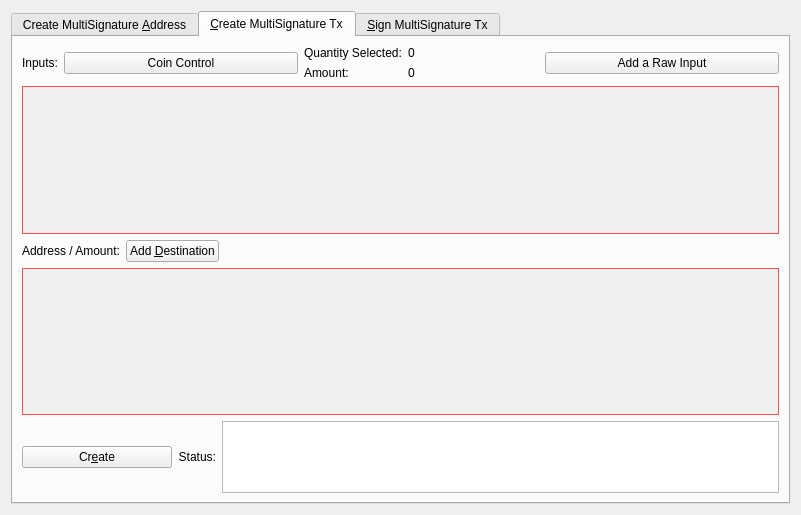
<?xml version="1.0" encoding="UTF-8"?>
<ui version="4.0">
 <class>MultisigDialog</class>
 <widget class="QDialog" name="MultisigDialog">
  <property name="geometry">
   <rect>
    <x>0</x>
    <y>0</y>
    <width>801</width>
    <height>515</height>
   </rect>
  </property>
  <property name="sizePolicy">
   <sizepolicy hsizetype="Fixed" vsizetype="Fixed">
    <horstretch>0</horstretch>
    <verstretch>0</verstretch>
   </sizepolicy>
  </property>
  <property name="windowTitle">
   <string>Multisignature Address Interactions</string>
  </property>
  <layout class="QVBoxLayout" name="verticalLayout_8">
   <item>
    <widget class="QTabWidget" name="multisigTabWidget">
     <property name="styleSheet">
      <string notr="true">QScrollArea{border: 1px solid #ff4e4e;}</string>
     </property>
     <property name="currentIndex">
      <number>1</number>
     </property>
     <widget class="QWidget" name="addMultisigTab">
      <property name="sizePolicy">
       <sizepolicy hsizetype="Minimum" vsizetype="Minimum">
        <horstretch>0</horstretch>
        <verstretch>0</verstretch>
       </sizepolicy>
      </property>
      <attribute name="title">
       <string>Create MultiSignature &amp;Address</string>
      </attribute>
      <layout class="QVBoxLayout" name="verticalLayout">
       <item>
        <layout class="QHBoxLayout" name="enterMLayout">
         <item>
          <widget class="QSpinBox" name="enterMSpinbox">
           <property name="sizePolicy">
            <sizepolicy hsizetype="Fixed" vsizetype="Fixed">
             <horstretch>0</horstretch>
             <verstretch>0</verstretch>
            </sizepolicy>
           </property>
           <property name="toolTip">
            <string>How many people must sign to verify a transaction</string>
           </property>
           <property name="minimum">
            <number>1</number>
           </property>
           <property name="maximum">
            <number>15</number>
           </property>
           <property name="value">
            <number>1</number>
           </property>
          </widget>
         </item>
         <item>
          <widget class="QLabel" name="enterMLabel">
           <property name="text">
            <string>Enter the minimum number of signatures required to sign transactions</string>
           </property>
          </widget>
         </item>
        </layout>
       </item>
       <item>
        <layout class="QHBoxLayout" name="addressLabelLayout">
         <item>
          <widget class="QLabel" name="addressLableLabel">
           <property name="text">
            <string>Address Label:</string>
           </property>
          </widget>
         </item>
         <item>
          <widget class="QLineEdit" name="multisigAddressLabel"/>
         </item>
        </layout>
       </item>
       <item>
        <layout class="QHBoxLayout" name="addAddressLayout">
         <item>
          <widget class="QPushButton" name="addAddressButton">
           <property name="toolTip">
            <string>Add another address that could sign to verify a transaction from the multisig address.</string>
           </property>
           <property name="text">
            <string>&amp;Add Address / Key</string>
           </property>
           <property name="icon">
            <iconset resource="../tokugawa.qrc">
             <normaloff>:/icons/add</normaloff>:/icons/add</iconset>
           </property>
           <property name="autoDefault">
            <bool>false</bool>
           </property>
          </widget>
         </item>
         <item>
          <widget class="QLabel" name="addAddressLabel">
           <property name="sizePolicy">
            <sizepolicy hsizetype="Preferred" vsizetype="Fixed">
             <horstretch>0</horstretch>
             <verstretch>0</verstretch>
            </sizepolicy>
           </property>
           <property name="text">
            <string>Local addresses or public keys that can sign:</string>
           </property>
          </widget>
         </item>
         <item>
          <spacer name="addAddressSpacer_2">
           <property name="orientation">
            <enum>Qt::Horizontal</enum>
           </property>
           <property name="sizeHint" stdset="0">
            <size>
             <width>40</width>
             <height>10</height>
            </size>
           </property>
          </spacer>
         </item>
        </layout>
       </item>
       <item>
        <widget class="QScrollArea" name="addAddressScrollArea">
         <property name="sizePolicy">
          <sizepolicy hsizetype="Preferred" vsizetype="Expanding">
           <horstretch>0</horstretch>
           <verstretch>0</verstretch>
          </sizepolicy>
         </property>
         <property name="widgetResizable">
          <bool>true</bool>
         </property>
         <widget class="QWidget" name="addAddressWidget">
          <property name="geometry">
           <rect>
            <x>0</x>
            <y>0</y>
            <width>759</width>
            <height>166</height>
           </rect>
          </property>
          <layout class="QVBoxLayout" name="verticalLayout_5">
           <item>
            <layout class="QVBoxLayout" name="addressList"/>
           </item>
           <item>
            <spacer name="verticalSpacer">
             <property name="orientation">
              <enum>Qt::Vertical</enum>
             </property>
             <property name="sizeHint" stdset="0">
              <size>
               <width>20</width>
               <height>40</height>
              </size>
             </property>
            </spacer>
           </item>
          </layout>
         </widget>
        </widget>
       </item>
       <item>
        <layout class="QHBoxLayout" name="addMultisigLayout">
         <item>
          <widget class="QPushButton" name="addMultisigButton">
           <property name="sizePolicy">
            <sizepolicy hsizetype="Preferred" vsizetype="Fixed">
             <horstretch>0</horstretch>
             <verstretch>0</verstretch>
            </sizepolicy>
           </property>
           <property name="toolTip">
            <string>Create a new multisig address</string>
           </property>
           <property name="toolTipDuration">
            <number>-3</number>
           </property>
           <property name="text">
            <string>C&amp;reate</string>
           </property>
           <property name="icon">
            <iconset resource="../tokugawa.qrc">
             <normaloff>:/icons/filesave</normaloff>:/icons/filesave</iconset>
           </property>
           <property name="autoDefault">
            <bool>false</bool>
           </property>
          </widget>
         </item>
         <item>
          <widget class="QLabel" name="label">
           <property name="text">
            <string>Status:</string>
           </property>
          </widget>
         </item>
         <item>
          <widget class="QTextEdit" name="addMultisigStatus">
           <property name="sizePolicy">
            <sizepolicy hsizetype="Expanding" vsizetype="Fixed">
             <horstretch>0</horstretch>
             <verstretch>0</verstretch>
            </sizepolicy>
           </property>
           <property name="maximumSize">
            <size>
             <width>16777215</width>
             <height>75</height>
            </size>
           </property>
           <property name="readOnly">
            <bool>true</bool>
           </property>
           <property name="textInteractionFlags">
            <set>Qt::TextSelectableByKeyboard|Qt::TextSelectableByMouse</set>
           </property>
          </widget>
         </item>
        </layout>
       </item>
       <item>
        <widget class="QLabel" name="label_2">
         <property name="sizePolicy">
          <sizepolicy hsizetype="Preferred" vsizetype="Preferred">
           <horstretch>0</horstretch>
           <verstretch>0</verstretch>
          </sizepolicy>
         </property>
         <property name="text">
          <string>Use below to quickly import an address by its redeem. Don't forget to add a label before clicking import!
Keep in mind, the wallet will rescan the blockchain to find transactions containing the new address.
Please be patient after clicking import.</string>
         </property>
         <property name="scaledContents">
          <bool>false</bool>
         </property>
         <property name="wordWrap">
          <bool>true</bool>
         </property>
        </widget>
       </item>
       <item>
        <layout class="QHBoxLayout" name="importLayout">
         <item>
          <widget class="QPushButton" name="importAddressButton">
           <property name="sizePolicy">
            <sizepolicy hsizetype="Fixed" vsizetype="Fixed">
             <horstretch>0</horstretch>
             <verstretch>0</verstretch>
            </sizepolicy>
           </property>
           <property name="text">
            <string>&amp;Import Redeem</string>
           </property>
           <property name="icon">
            <iconset resource="../tokugawa.qrc">
             <normaloff>:/icons/receiving_addresses</normaloff>:/icons/receiving_addresses</iconset>
           </property>
          </widget>
         </item>
         <item>
          <widget class="QLineEdit" name="importRedeem">
           <property name="sizePolicy">
            <sizepolicy hsizetype="Preferred" vsizetype="Fixed">
             <horstretch>0</horstretch>
             <verstretch>0</verstretch>
            </sizepolicy>
           </property>
          </widget>
         </item>
        </layout>
       </item>
      </layout>
     </widget>
     <widget class="QWidget" name="createTransactionTab">
      <attribute name="title">
       <string>&amp;Create MultiSignature Tx</string>
      </attribute>
      <layout class="QVBoxLayout" name="verticalLayout_3">
       <item>
        <layout class="QHBoxLayout" name="horizontalLayout_2">
         <item>
          <layout class="QVBoxLayout" name="createTxLayout">
           <item>
            <layout class="QHBoxLayout" name="addTxInputLayout">
             <item>
              <widget class="QLabel" name="addTxInputLabel">
               <property name="sizePolicy">
                <sizepolicy hsizetype="Fixed" vsizetype="Preferred">
                 <horstretch>0</horstretch>
                 <verstretch>0</verstretch>
                </sizepolicy>
               </property>
               <property name="text">
                <string>Inputs:</string>
               </property>
              </widget>
             </item>
             <item>
              <widget class="QPushButton" name="pushButtonCoinControl">
               <property name="sizePolicy">
                <sizepolicy hsizetype="Preferred" vsizetype="Fixed">
                 <horstretch>0</horstretch>
                 <verstretch>0</verstretch>
                </sizepolicy>
               </property>
               <property name="text">
                <string>Coin Control</string>
               </property>
              </widget>
             </item>
             <item>
              <layout class="QFormLayout" name="formLayout_2">
               <property name="rightMargin">
                <number>10</number>
               </property>
               <item row="0" column="0">
                <widget class="QLabel" name="labelQuantity">
                 <property name="text">
                  <string>Quantity Selected:</string>
                 </property>
                </widget>
               </item>
               <item row="0" column="1">
                <widget class="QLabel" name="labelQuantity_int">
                 <property name="text">
                  <string>0</string>
                 </property>
                </widget>
               </item>
               <item row="1" column="0">
                <widget class="QLabel" name="labelAmount">
                 <property name="text">
                  <string>Amount:</string>
                 </property>
                </widget>
               </item>
               <item row="1" column="1">
                <widget class="QLabel" name="labelAmount_int">
                 <property name="text">
                  <string>0</string>
                 </property>
                </widget>
               </item>
              </layout>
             </item>
             <item>
              <widget class="QPushButton" name="addInputButton">
               <property name="sizePolicy">
                <sizepolicy hsizetype="Preferred" vsizetype="Fixed">
                 <horstretch>0</horstretch>
                 <verstretch>0</verstretch>
                </sizepolicy>
               </property>
               <property name="toolTip">
                <string>Add an input to fund the outputs</string>
               </property>
               <property name="text">
                <string>Add a Raw Input</string>
               </property>
               <property name="icon">
                <iconset resource="../tokugawa.qrc">
                 <normaloff>:/css/default</normaloff>:/css/default</iconset>
               </property>
              </widget>
             </item>
            </layout>
           </item>
           <item>
            <widget class="QScrollArea" name="txInputsScrollArea">
             <property name="sizePolicy">
              <sizepolicy hsizetype="Preferred" vsizetype="Expanding">
               <horstretch>0</horstretch>
               <verstretch>0</verstretch>
              </sizepolicy>
             </property>
             <property name="widgetResizable">
              <bool>true</bool>
             </property>
             <widget class="QWidget" name="txInputsWidget">
              <property name="geometry">
               <rect>
                <x>0</x>
                <y>0</y>
                <width>747</width>
                <height>131</height>
               </rect>
              </property>
              <layout class="QVBoxLayout" name="verticalLayout_7">
               <item>
                <layout class="QVBoxLayout" name="inputsList"/>
               </item>
               <item>
                <spacer name="txInputsSpacer">
                 <property name="orientation">
                  <enum>Qt::Vertical</enum>
                 </property>
                 <property name="sizeHint" stdset="0">
                  <size>
                   <width>20</width>
                   <height>80</height>
                  </size>
                 </property>
                </spacer>
               </item>
              </layout>
             </widget>
            </widget>
           </item>
           <item>
            <layout class="QHBoxLayout" name="addDestinationLayout">
             <item>
              <widget class="QLabel" name="addDestinationLabel">
               <property name="text">
                <string>Address / Amount:</string>
               </property>
              </widget>
             </item>
             <item>
              <widget class="QPushButton" name="addDestinationButton">
               <property name="sizePolicy">
                <sizepolicy hsizetype="Fixed" vsizetype="Fixed">
                 <horstretch>0</horstretch>
                 <verstretch>0</verstretch>
                </sizepolicy>
               </property>
               <property name="toolTip">
                <string>Add destinations to send TOK to</string>
               </property>
               <property name="text">
                <string>Add &amp;Destination</string>
               </property>
               <property name="icon">
                <iconset resource="../tokugawa.qrc">
                 <normaloff>:/icons/add</normaloff>:/icons/add</iconset>
               </property>
              </widget>
             </item>
             <item>
              <spacer name="addDestinationHorizontalSpacer">
               <property name="orientation">
                <enum>Qt::Horizontal</enum>
               </property>
               <property name="sizeHint" stdset="0">
                <size>
                 <width>40</width>
                 <height>20</height>
                </size>
               </property>
              </spacer>
             </item>
            </layout>
           </item>
           <item>
            <widget class="QScrollArea" name="destionationsScrollArea">
             <property name="sizePolicy">
              <sizepolicy hsizetype="Expanding" vsizetype="Expanding">
               <horstretch>0</horstretch>
               <verstretch>0</verstretch>
              </sizepolicy>
             </property>
             <property name="widgetResizable">
              <bool>true</bool>
             </property>
             <widget class="QWidget" name="destinationsScrollAreaContents">
              <property name="geometry">
               <rect>
                <x>0</x>
                <y>0</y>
                <width>747</width>
                <height>130</height>
               </rect>
              </property>
              <layout class="QVBoxLayout" name="verticalLayout_11">
               <item>
                <layout class="QVBoxLayout" name="destinationsList"/>
               </item>
               <item>
                <spacer name="destinationsSpacer">
                 <property name="orientation">
                  <enum>Qt::Vertical</enum>
                 </property>
                 <property name="sizeHint" stdset="0">
                  <size>
                   <width>20</width>
                   <height>20</height>
                  </size>
                 </property>
                </spacer>
               </item>
              </layout>
             </widget>
            </widget>
           </item>
           <item>
            <layout class="QHBoxLayout" name="horizontalLayout_4">
             <item>
              <widget class="QPushButton" name="createButton">
               <property name="sizePolicy">
                <sizepolicy hsizetype="Fixed" vsizetype="Fixed">
                 <horstretch>0</horstretch>
                 <verstretch>0</verstretch>
                </sizepolicy>
               </property>
               <property name="minimumSize">
                <size>
                 <width>150</width>
                 <height>0</height>
                </size>
               </property>
               <property name="toolTip">
                <string>Create a transaction object using the given inputs to the given outputs</string>
               </property>
               <property name="text">
                <string>Cr&amp;eate</string>
               </property>
               <property name="icon">
                <iconset resource="../tokugawa.qrc">
                 <normaloff>:/icons/export</normaloff>:/icons/export</iconset>
               </property>
               <property name="autoDefault">
                <bool>false</bool>
               </property>
               <property name="default">
                <bool>true</bool>
               </property>
              </widget>
             </item>
             <item>
              <widget class="QLabel" name="createButtonLabel">
               <property name="sizePolicy">
                <sizepolicy hsizetype="Fixed" vsizetype="Preferred">
                 <horstretch>0</horstretch>
                 <verstretch>0</verstretch>
                </sizepolicy>
               </property>
               <property name="text">
                <string>Status:</string>
               </property>
               <property name="alignment">
                <set>Qt::AlignRight|Qt::AlignTrailing|Qt::AlignVCenter</set>
               </property>
              </widget>
             </item>
             <item>
              <widget class="QTextEdit" name="createButtonStatus">
               <property name="sizePolicy">
                <sizepolicy hsizetype="Expanding" vsizetype="Minimum">
                 <horstretch>0</horstretch>
                 <verstretch>0</verstretch>
                </sizepolicy>
               </property>
               <property name="maximumSize">
                <size>
                 <width>16777215</width>
                 <height>16777215</height>
                </size>
               </property>
               <property name="sizeAdjustPolicy">
                <enum>QAbstractScrollArea::AdjustToContents</enum>
               </property>
               <property name="readOnly">
                <bool>true</bool>
               </property>
              </widget>
             </item>
            </layout>
           </item>
          </layout>
         </item>
         <item>
          <layout class="QHBoxLayout" name="horizontalLayout_3"/>
         </item>
        </layout>
       </item>
      </layout>
     </widget>
     <widget class="QWidget" name="signMultisigTransaction">
      <property name="styleSheet">
       <string notr="true">txScrollArea:{
	border: 1px solid #ff4e4e;
}
keyScrollArea:{
	border: 1px solid #ff4e4e;
}
txScrollArea:{
	border: 1px solid #ff4e4e;
}</string>
      </property>
      <attribute name="title">
       <string>&amp;Sign MultiSignature Tx</string>
      </attribute>
      <layout class="QVBoxLayout" name="verticalLayout_4">
       <item>
        <layout class="QHBoxLayout" name="transactionHexLayout">
         <item>
          <widget class="QLabel" name="transactionHexLabel">
           <property name="text">
            <string>Transaction Hex:</string>
           </property>
          </widget>
         </item>
         <item>
          <widget class="QLineEdit" name="transactionHex">
           <property name="toolTip">
            <string/>
           </property>
          </widget>
         </item>
        </layout>
       </item>
       <item>
        <layout class="QHBoxLayout" name="horizontalLayout">
         <item>
          <layout class="QVBoxLayout" name="verticalLayout_2">
           <item>
            <layout class="QHBoxLayout" name="horizontalLayout_7">
             <item>
              <widget class="QPushButton" name="signButton">
               <property name="sizePolicy">
                <sizepolicy hsizetype="Preferred" vsizetype="Fixed">
                 <horstretch>0</horstretch>
                 <verstretch>0</verstretch>
                </sizepolicy>
               </property>
               <property name="minimumSize">
                <size>
                 <width>150</width>
                 <height>0</height>
                </size>
               </property>
               <property name="toolTip">
                <string>Sign the transaction from this wallet or from provided private keys</string>
               </property>
               <property name="text">
                <string>S&amp;ign</string>
               </property>
               <property name="icon">
                <iconset resource="../tokugawa.qrc">
                 <normaloff>:/icons/edit</normaloff>:/icons/edit</iconset>
               </property>
               <property name="autoDefault">
                <bool>false</bool>
               </property>
               <property name="default">
                <bool>true</bool>
               </property>
              </widget>
             </item>
             <item>
              <widget class="QPushButton" name="commitButton">
               <property name="enabled">
                <bool>false</bool>
               </property>
               <property name="sizePolicy">
                <sizepolicy hsizetype="Preferred" vsizetype="Fixed">
                 <horstretch>0</horstretch>
                 <verstretch>0</verstretch>
                </sizepolicy>
               </property>
               <property name="toolTip">
                <string>&lt;html&gt;&lt;head/&gt;&lt;body&gt;&lt;p&gt;DISABLED until transaction has been signed enough times.&lt;/p&gt;&lt;/body&gt;&lt;/html&gt;</string>
               </property>
               <property name="autoFillBackground">
                <bool>false</bool>
               </property>
               <property name="text">
                <string>Co&amp;mmit</string>
               </property>
               <property name="icon">
                <iconset resource="../tokugawa.qrc">
                 <normaloff>:/icons/send</normaloff>:/icons/send</iconset>
               </property>
               <property name="autoDefault">
                <bool>true</bool>
               </property>
              </widget>
             </item>
             <item>
              <layout class="QHBoxLayout" name="addPrivKeyLayout">
               <item>
                <widget class="QPushButton" name="addPrivKeyButton">
                 <property name="sizePolicy">
                  <sizepolicy hsizetype="Fixed" vsizetype="Fixed">
                   <horstretch>0</horstretch>
                   <verstretch>0</verstretch>
                  </sizepolicy>
                 </property>
                 <property name="toolTip">
                  <string>Add private keys to sign the transaction with</string>
                 </property>
                 <property name="text">
                  <string>Add Private &amp;Key</string>
                 </property>
                 <property name="icon">
                  <iconset resource="../tokugawa.qrc">
                   <normaloff>:/icons/add</normaloff>:/icons/add</iconset>
                 </property>
                </widget>
               </item>
               <item>
                <widget class="QLabel" name="addPrivKeyLabel">
                 <property name="text">
                  <string>Sign with only private keys (Not Recommened)</string>
                 </property>
                </widget>
               </item>
              </layout>
             </item>
            </layout>
           </item>
           <item>
            <layout class="QHBoxLayout" name="horizontalLayout_5">
             <item>
              <widget class="QLabel" name="signButtonStatusLabel">
               <property name="text">
                <string>Status:</string>
               </property>
              </widget>
             </item>
             <item>
              <widget class="QTextEdit" name="signButtonStatus">
               <property name="sizePolicy">
                <sizepolicy hsizetype="Expanding" vsizetype="Preferred">
                 <horstretch>0</horstretch>
                 <verstretch>0</verstretch>
                </sizepolicy>
               </property>
               <property name="maximumSize">
                <size>
                 <width>16777215</width>
                 <height>16777215</height>
                </size>
               </property>
               <property name="verticalScrollBarPolicy">
                <enum>Qt::ScrollBarAsNeeded</enum>
               </property>
               <property name="readOnly">
                <bool>true</bool>
               </property>
               <property name="textInteractionFlags">
                <set>Qt::TextSelectableByKeyboard|Qt::TextSelectableByMouse</set>
               </property>
              </widget>
             </item>
            </layout>
           </item>
           <item>
            <widget class="QScrollArea" name="keyScrollArea">
             <property name="sizePolicy">
              <sizepolicy hsizetype="Expanding" vsizetype="Expanding">
               <horstretch>0</horstretch>
               <verstretch>0</verstretch>
              </sizepolicy>
             </property>
             <property name="sizeAdjustPolicy">
              <enum>QAbstractScrollArea::AdjustToContents</enum>
             </property>
             <property name="widgetResizable">
              <bool>true</bool>
             </property>
             <widget class="QWidget" name="keyScrollAreaContents">
              <property name="geometry">
               <rect>
                <x>0</x>
                <y>0</y>
                <width>755</width>
                <height>168</height>
               </rect>
              </property>
              <layout class="QVBoxLayout" name="verticalLayout_9">
               <item>
                <layout class="QVBoxLayout" name="keyList"/>
               </item>
               <item>
                <spacer name="keySpacer">
                 <property name="orientation">
                  <enum>Qt::Vertical</enum>
                 </property>
                 <property name="sizeHint" stdset="0">
                  <size>
                   <width>20</width>
                   <height>20</height>
                  </size>
                 </property>
                </spacer>
               </item>
              </layout>
             </widget>
            </widget>
           </item>
          </layout>
         </item>
        </layout>
       </item>
      </layout>
     </widget>
    </widget>
   </item>
  </layout>
 </widget>
 <resources>
  <include location="../tokugawa.qrc"/>
 </resources>
 <connections/>
</ui>
